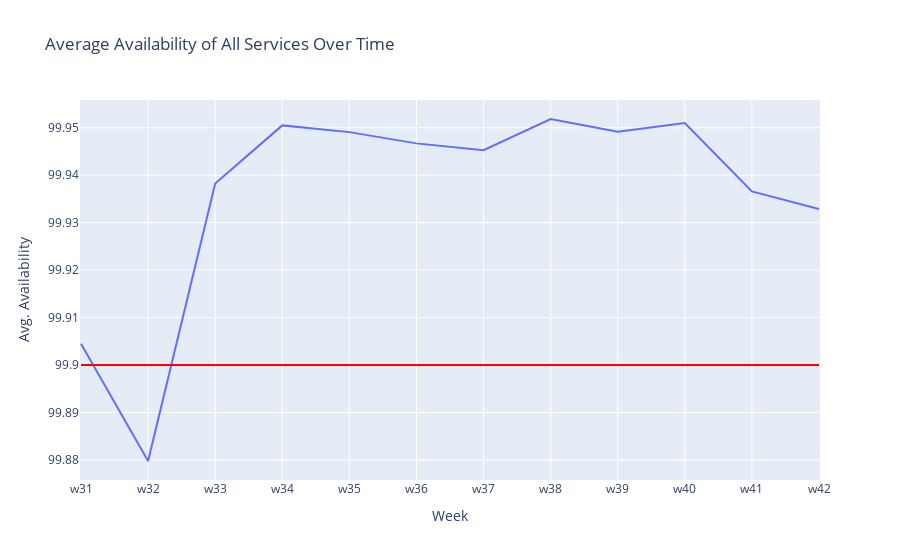

The cell this chart's notebook holds for it:
### Markdown cell above
## Averaging services

### Code cell
df_avg = pd.DataFrame()
df_avg['Average'] = df.mean(axis=0)
df_avg.reset_index()
fig = px.line(df_avg.reset_index(), x=weeks, y='Average', title='Average Availability of All Services Over Time')

fig.add_shape(
    go.layout.Shape(
        type="line",
        x0=weeks[0],
        x1=weeks[-1],
        y0=99.9,
        y1=99.9,
        line=dict(color="red", width=2),
    )
)

fig.update_xaxes(title_text='Week')
fig.update_yaxes(title_text='Avg. Availability')

fig.show()

### Figure 1 — Plotly figure (JSON) as saved in the notebook; plotly's stock layout.template omitted (floating-point values rounded to 4 significant figures)
{"data": [{"hovertemplate": "x=%{x}<br>Average=%{y}<extra></extra>", "legendgroup": "", "line": {"color": "#636efa", "dash": "solid"}, "marker": {"symbol": "circle"}, "mode": "lines", "name": "", "orientation": "v", "showlegend": false, "type": "scatter", "x": ["w31", "w32", "w33", "w34", "w35", "w36", "w37", "w38", "w39", "w40", "w41", "w42"], "xaxis": "x", "y": [99.9, 99.88, 99.94, 99.95, 99.95, 99.95, 99.95, 99.95, 99.95, 99.95, 99.94, 99.93], "yaxis": "y"}], "layout": {"autosize": true, "legend": {"tracegroupgap": 0}, "shapes": [{"line": {"color": "red", "width": 2}, "type": "line", "x0": "w31", "x1": "w42", "y0": 99.9, "y1": 99.9}], "title": {"text": "Average Availability of All Services Over Time"}, "xaxis": {"anchor": "y", "autorange": true, "domain": [0, 1], "range": [-0.01639, 11.02], "title": {"text": "Week"}, "type": "category"}, "yaxis": {"anchor": "x", "autorange": true, "domain": [0, 1], "range": [99.88, 99.96], "title": {"text": "Avg. Availability"}, "type": "linear"}}}
